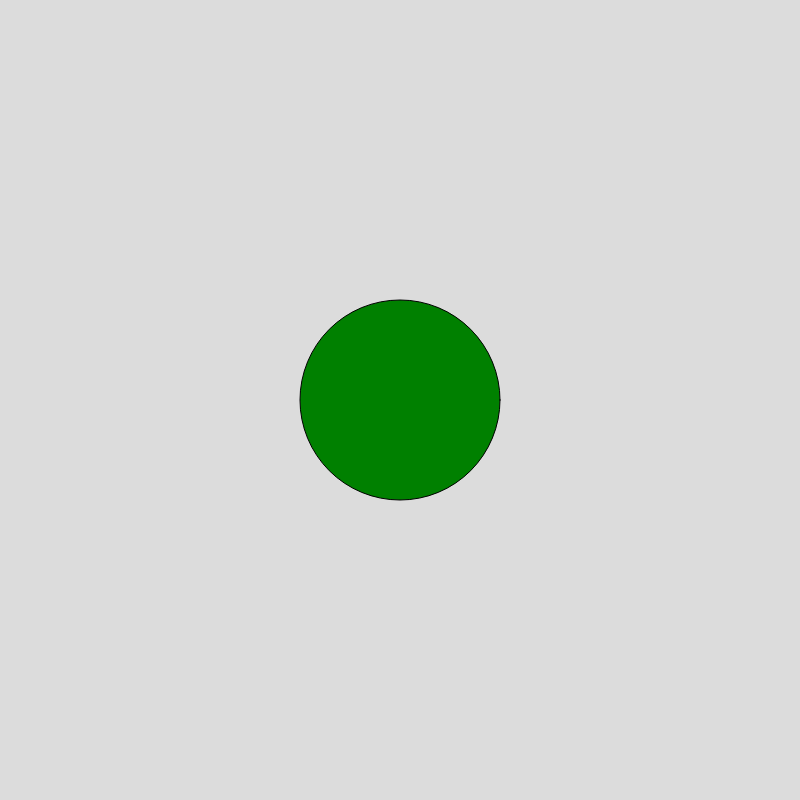
Frame 1 (no input)
Frame 60 (no input): identical to frame 1, image omitted
Frame 120 (the mouse pressed at the canvas centre since frame 60): identical to frame 1, image omitted

The p5.js sketch that drew this single still picture (run headless with seeded random() and noise() and a simulated clock; from frame 60 on, the mouse is pressed at the canvas centre):

// p5.js sketch
// ── sketch.js
function setup() {
createCanvas(800, 800);
 
}

function draw() {
 background(220);
    let c = color('green');
    fill(c);
    circle(400, 400, 200); 
}
